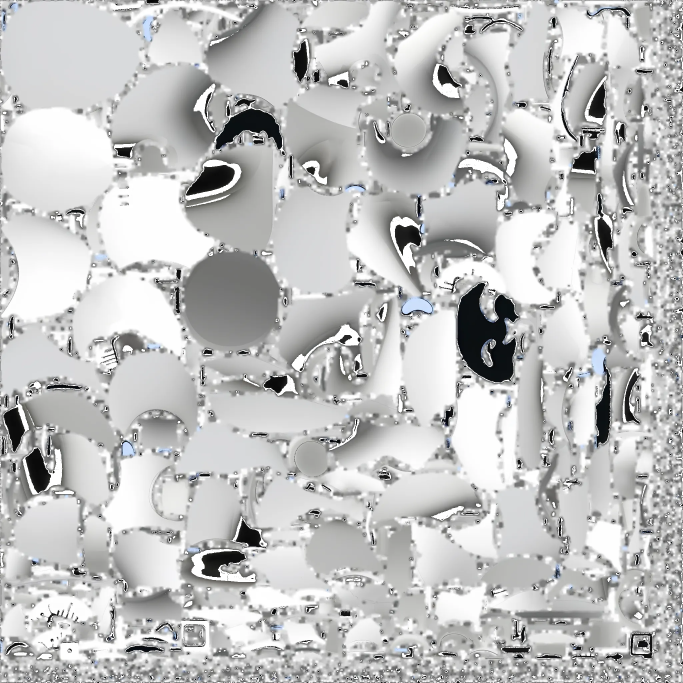
#> input picture apk_decoded/assets/pet_texture.png, 2048 x 2048 px, found by its file name (shown at 1/3 size)
$ python check_texture.py
#> lines starting #> are read from the running program, lines starting #| are printed output that depends on the picture; after the words box and inside, x2 and y2 are one past the last pixel; in counts of white or black regions, pixels touching at a corner belong together; long printed decimals are rounded
from PIL import Image
import numpy as np

# 检查 pet_texture.png
img = Image.open('/workspace/apk_decoded/assets/pet_texture.png').convert('RGBA')
#> img is the input picture: PIL image 2048x2048 RGBA; mean R, G, B, A 186.6, 187, 186.9, 246.7
arr = np.array(img)
print(f"纹理尺寸: {img.size}")
#| 纹理尺寸: (2048, 2048)
print(f"模式: {img.mode}")
#| 模式: RGBA

# alpha 通道
alpha = arr[:,:,3]
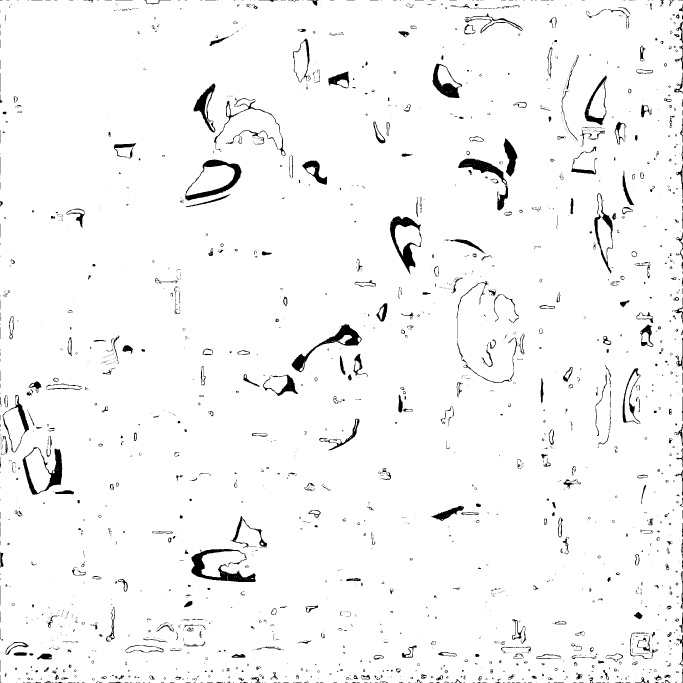
#> alpha: shape (2048, 2048) (shown at 1/3 size); 96.8% white; 2665 black regions (1962 under 20 px), largest, box (x1, y1, x2, y2) and area: (574, 1647, 768, 1746) 6185, (875, 971, 1085, 1117) 5119, (1170, 648, 1265, 823) 5030
print(f"\n=== Alpha 通道 ===")
print(f"范围: [{alpha.min()}, {alpha.max()}]")
#| 范围: [0, 255]
print(f"均值: {alpha.mean():.1f}")
#| 均值: 246.7
unique, counts = np.unique(alpha, return_counts=True)
#> unique = [0, 255]; counts = [136275, 4058029]
print(f"唯一值(前10): {list(zip(unique[:10], counts[:10]))}")
#| 唯一值(前10): [(0, 136275), (255, 4058029)]

# 检查是否有黑色像素 (RGB 都接近0)
rgb = arr[:,:,:3]
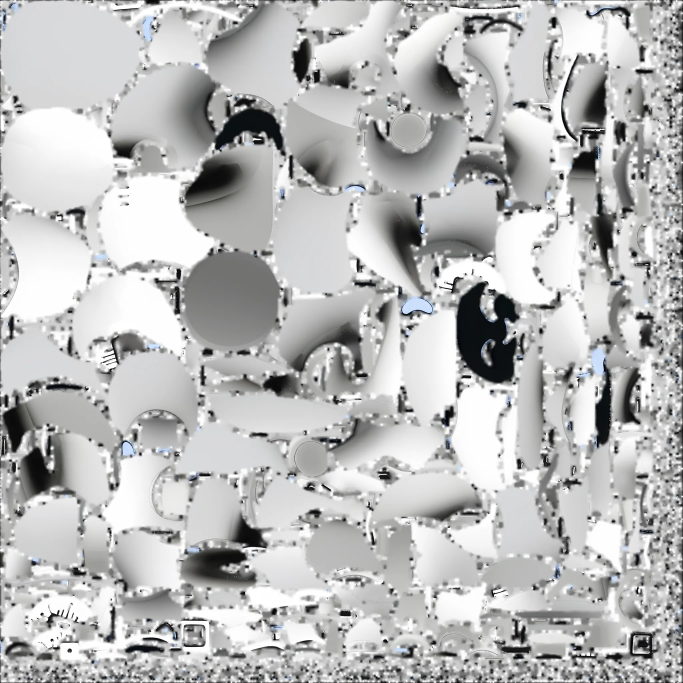
#> rgb: shape (2048, 2048, 3) (shown at 1/3 size); mean R, G, B 186.6, 187, 186.9
black_mask = (rgb.sum(axis=2) < 30)  # RGB总和<30 视为黑色
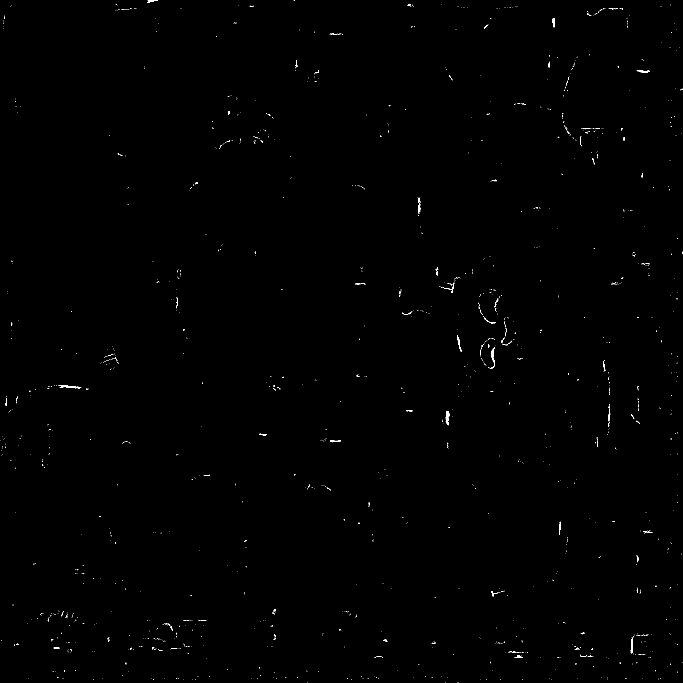
#> black_mask: shape (2048, 2048) bool (shown at 1/3 size); 0.19% white in thin lines or dots
white_mask = (rgb.sum(axis=2) > 720)  # RGB总和>720 视为白色
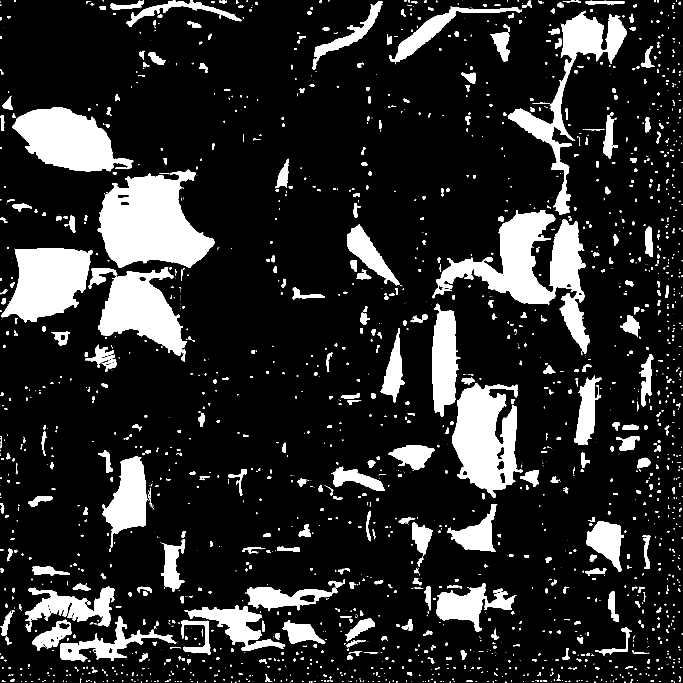
#> white_mask: shape (2048, 2048) bool (shown at 1/3 size); 15.5% white; 2068 white regions (1150 under 20 px), largest, box (x1, y1, x2, y2) and area: (293, 509, 643, 804) 65641, (1310, 630, 1770, 1061) 62954, (1356, 1150, 1567, 1494) 45082
print(f"\n=== 颜色分布 ===")
print(f"黑色像素: {black_mask.sum()} ({black_mask.sum()/rgb.size*100/3:.1f}%)")
#| 黑色像素: 7800 (0.0%)
print(f"白色像素: {white_mask.sum()} ({white_mask.sum()/rgb.size*100/3:.1f}%)")
#| 白色像素: 649574 (1.7%)

# 检查四角颜色
print(f"\n=== 四角颜色 (R,G,B,A) ===")
h, w = arr.shape[:2]
#> h = 2048; w = 2048
print(f"左上: {arr[0,0]}")
#| 左上: [ 27  27  27 255]
print(f"右上: {arr[0,w-1]}")
#| 右上: [ 21  21  21 255]
print(f"左下: {arr[h-1,0]}")
#| 左下: [ 24  24  24 255]
print(f"右下: {arr[h-1,w-1]}")
#| 右下: [ 33  33  33 255]

# 检查透明像素的 RGB
transparent_mask = alpha < 128
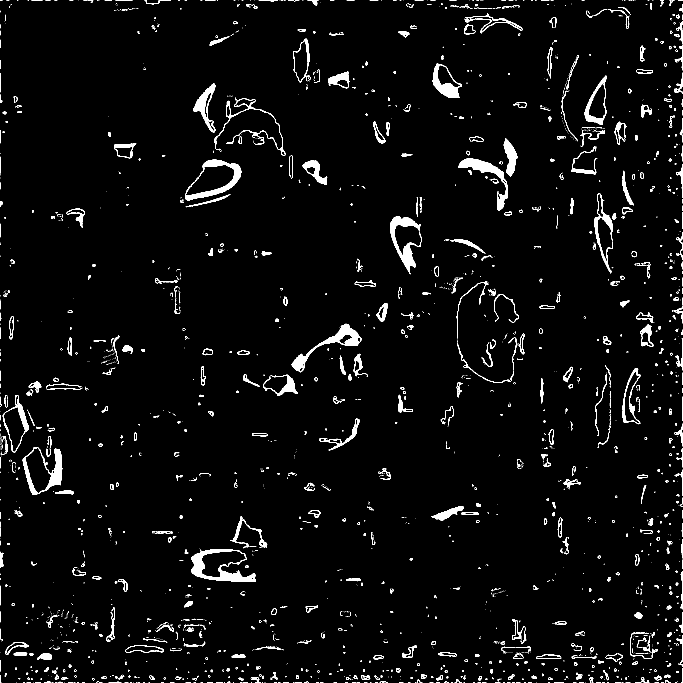
#> transparent_mask: shape (2048, 2048) bool (shown at 1/3 size); 3.2% white; 2665 white regions (1962 under 20 px), largest, box (x1, y1, x2, y2) and area: (574, 1647, 768, 1746) 6185, (875, 971, 1085, 1117) 5119, (1170, 648, 1265, 823) 5030
if transparent_mask.sum() > 0:
    print(f"\n=== 透明像素的 RGB ===")
    trans_rgb = rgb[transparent_mask]
    print(f"透明像素数: {transparent_mask.sum()}")
#| 透明像素数: 136275
    print(f"透明像素 RGB 均值: {trans_rgb.mean(axis=0)}")
#| 透明像素 RGB 均值: [63.874 64.252 63.465]
    print(f"透明像素 RGB 唯一值(前5): {np.unique(trans_rgb.reshape(-1,3), axis=0)[:5]}")
#| 透明像素 RGB 唯一值(前5): [[31 45 45]
#|  [33 42 46]
#|  [34 43 45]
#|  [34 45 48]
#|  [35 38 49]]
